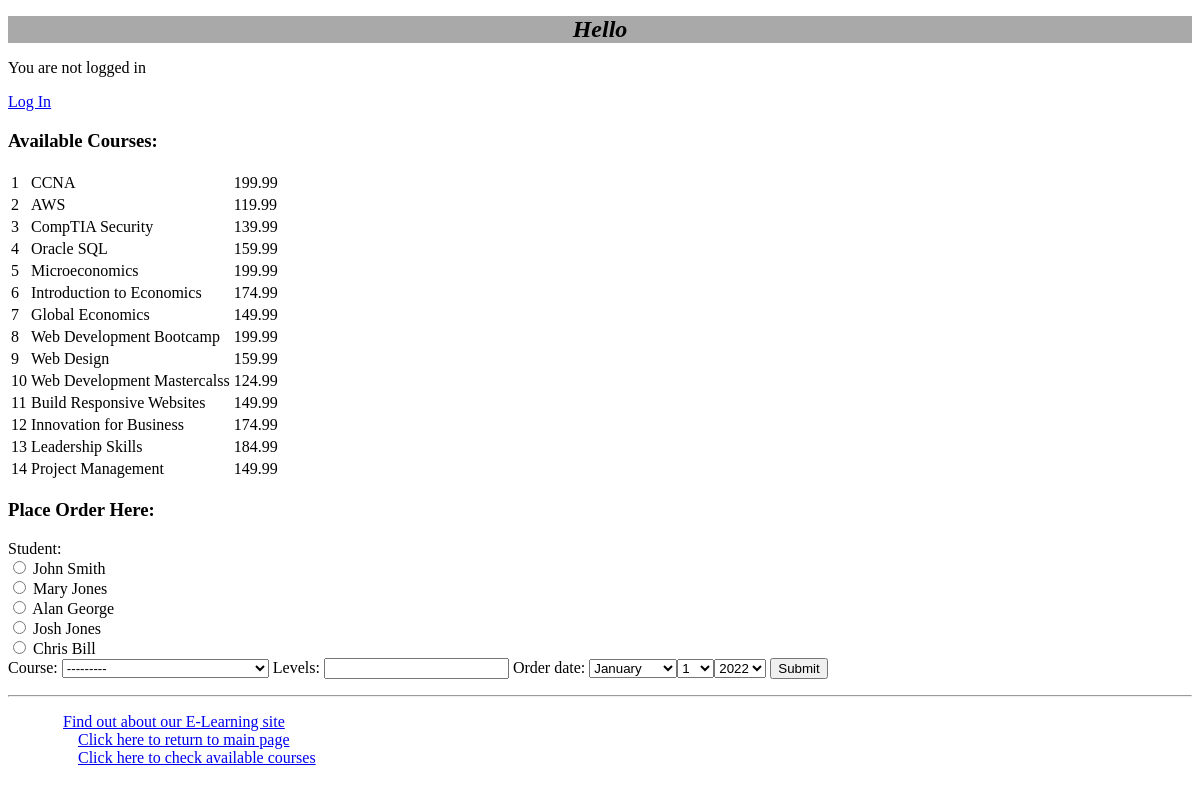
Page /myapp/placeorder on the earlier database version.
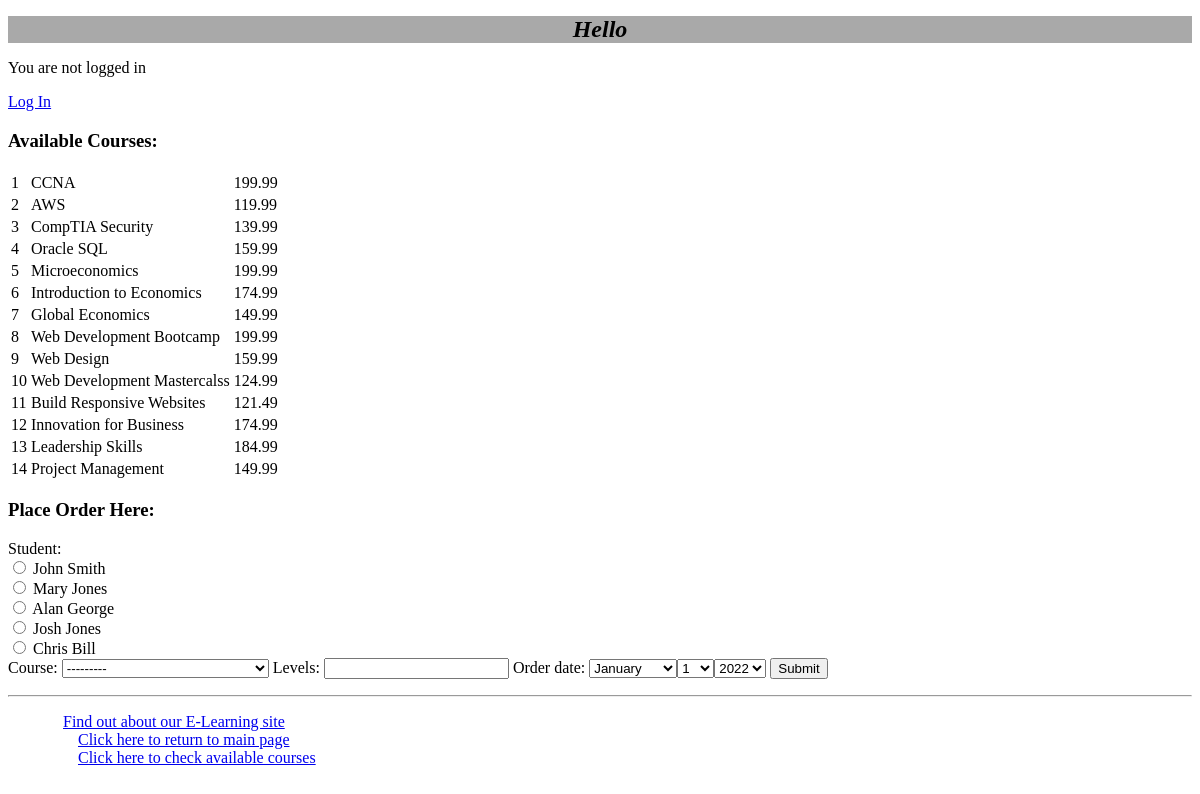
Same page on the later database version.
### myapp/models.py (models this page shows, shortened)
class Course(models.Model):
    topic = models.ForeignKey(Topic, related_name='courses', on_delete=models.CASCADE)
    name = models.CharField(max_length=200)
    price = models.DecimalField(max_digits=10, decimal_places=2)
    for_everyone = models.BooleanField(default=True)
    description = models.TextField(max_length=300, null=True, blank=True)
    interested = models.PositiveIntegerField(default=0)
    stages = models.PositiveIntegerField(default=3)
    def __str__(self):
        return self.name

### myapp/views.py (the view)
# urls.py: path(r'placeorder', views.place_order, name='place_order'),
def place_order(request):
    msg = ''
    courlist = Course.objects.all()
    if request.method == 'POST':
        form = OrderForm(request.POST)
        if form.is_valid():
            order = form.save(commit=False)
            if order.levels <= order.course.stages:
                price = order.course.price
                if price >= 150:
                    order.order_price = order.course.discount()
                order.save()
                msg = 'Your course has been ordered successfully.'
            else:
                msg = 'You exceeded the number of levels for this course.'
            return render(request, 'myapp/order_response.html', {'msg': msg})
    else:
        form = OrderForm()
    return render(request, 'myapp/place_order.html', {'order_form':form, 'msg':msg, 'courlist':courlist})

### myapp/forms.py
class OrderForm(forms.ModelForm):
    class Meta:
        model = Order
        fields = ['student', 'course', 'levels', 'order_date']
        widgets = {
            'student': RadioSelect,
            'order_date': SelectDateWidget,
        }

### myapp/models.py (called while the page is built)
    def __str__(self):
        return "%s %s" % (self.first_name, self.last_name)

### myapp/templates/myapp/place_order.html (shortened to what this page needs)
{% extends 'myapp/base.html' %}
{% block body_block %}
    <h3>Available Courses:</h3>
    <table>
        {% for course in courlist %}
        <tr>
            <td>{{ course.id }}</td>
            <td>{{ course.name }}</td>
            <td>{{ course.price }}</td>
        </tr>
        {% endfor %}
    </table>
    <h3>Place Order Here: </h3>
    <form action="" method="post">
        {{ order_form }}
        <input type="submit" value="Submit">
    </form>
{% endblock %}
{% block myhdg %}Hello {{ user.getUserName }}{% endblock %}

Differences in the rows shown:
changed Course "Build Responsive Websites": price "149.99" → "121.49"
